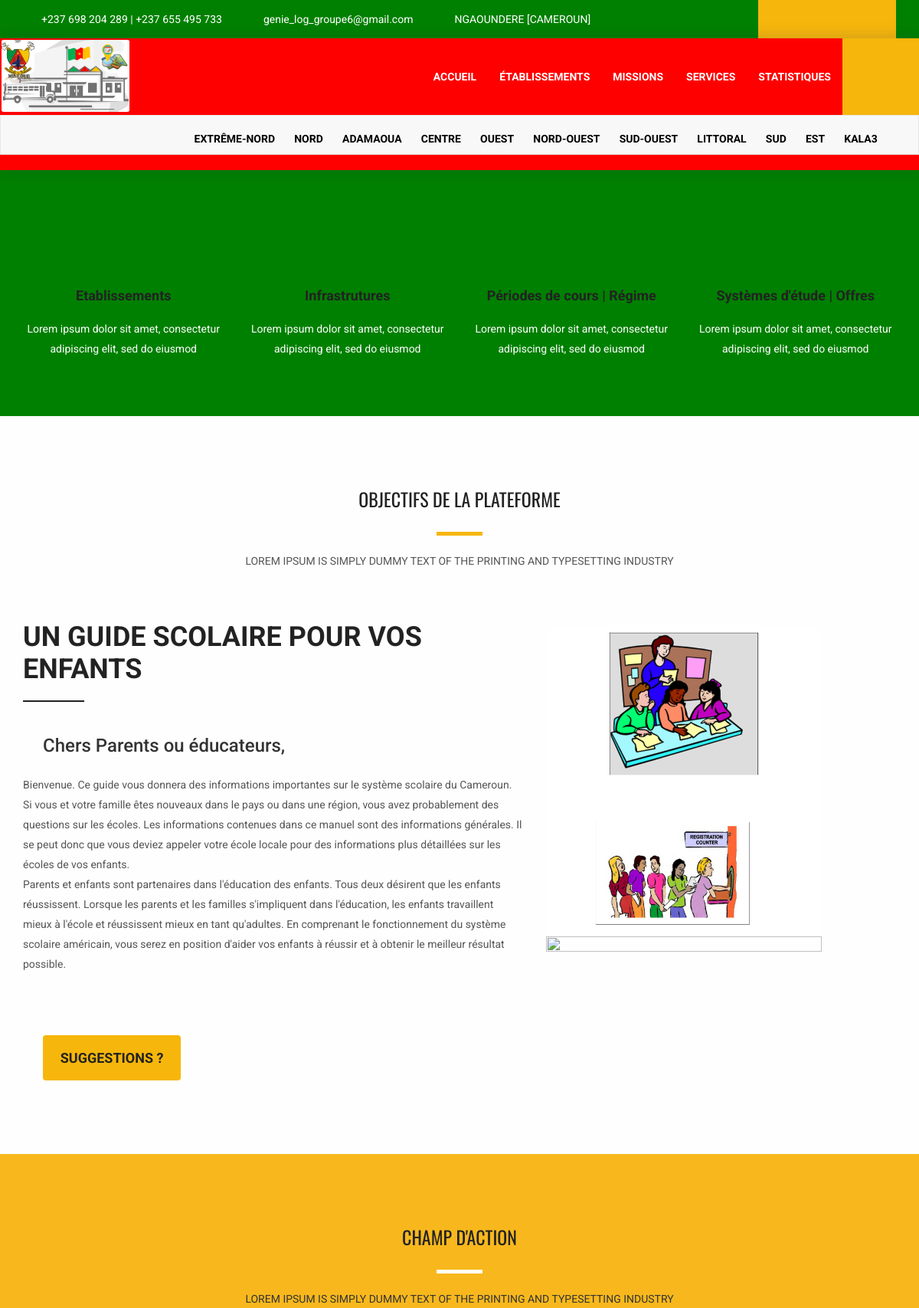
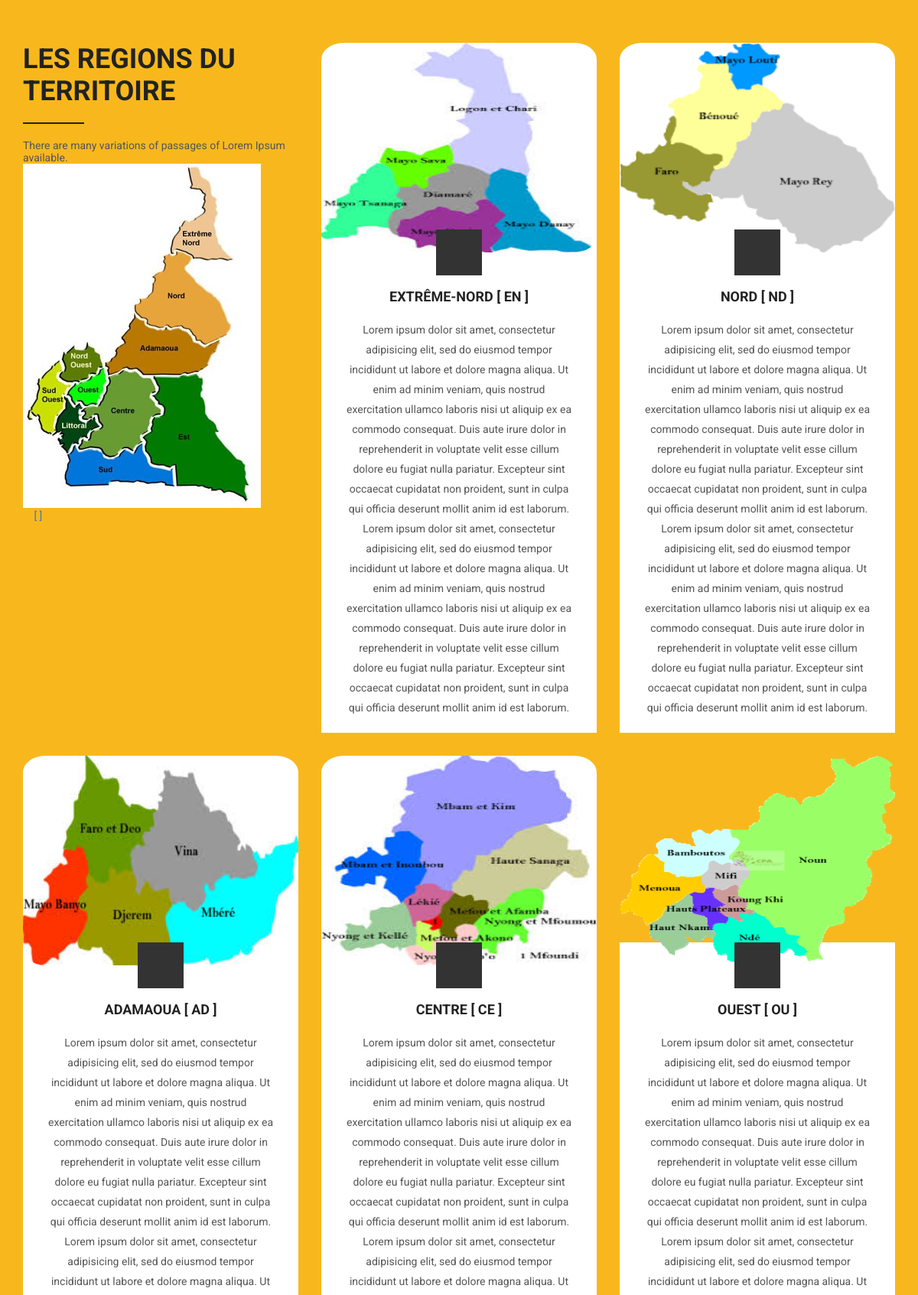
The page /guide/ (upper part) on the database its author committed (2 pictures, top to bottom).
### guide/models.py (models this page shows, shortened)
class Region(models.Model):
    name_rgn = models.CharField(max_length=17)
    abbrev_rgn = models.CharField(max_length=2)
    desc_rgn = models.TextField()
    img_region = models.ImageField(upload_to="images/regions")
    last_modify = models.DateTimeField(auto_now=True)

### guide/views.py (the view)
# urls.py: path('', Welcome, name="Welcome"),
def Welcome(request):
    regions = Region.objects.all()
    schools = School.objects.all()
    arrs = Arrondissement.objects.all()
    wel_context = {'title': 'Accueil', 'regions': regions, 'schools': schools, 'arrs': arrs}
    return render(request, 'public/index.html', wel_context)

### guide/models.py (called while the page is built)
    def __str__(self):
        return self.name_arr

### guide/templates/public/index.html (shortened to what this page needs)
<!DOCTYPE html>
<html dir="ltr" lang="en">
{% load static %}
{% include '../public/_head.html' %}
<body>
    {% include '../public/top_header_area.html' %}
    {% include '../public/main_navbar.html' %}
    <section class="slider_area row m0">
        <div class="slider_inner">
            <div data-thumb="images/slider-1.jpg" data-src="{% static 'public/images/slider-1.jpg' %}">
                <div class="camera_caption">
                </div>
            </div>
            <div data-thumb="{% static 'public/images/slider-2.jpg' %}" data-src="{% static 'public/images/slider-2.jpg' %}">
                <div class="camera_caption">
                </div>
            </div>
            <div data-thumb="images/slider-1.jpg" data-src="{% static 'public/images/slider-3.jpg' %}">
                <div class="camera_caption">
                </div>
            </div>
        </div>
    </section>
    <section class="professional_builder row">
        <div class="container">
           <div class="row builder_all" style="color:red">
                <div class="col-md-3 col-sm-6 builder">
                    <i class="fa fa-child"></i>
                    <i class="fa fa-book"></i>
                    <h4>Etablissements</h4>
                    <p>Lorem ipsum dolor sit amet, consectetur adipiscing elit, sed do eiusmod </p>
                </div>
                <div class="col-md-3 col-sm-6 builder">
                    <i class="fa fa-building" aria-hidden="true"></i>
                    <i class="fa fa-sitemap"></i>
                    <h4>Infrastrutures</h4>
                    <p>Lorem ipsum dolor sit amet, consectetur adipiscing elit, sed do eiusmod </p>
                </div>
                <div class="col-md-3 col-sm-6 builder">
                    <i class="fa fa-clock-o"></i>
                    <i class="fa fa-address-card"></i>
                    <h4>Périodes de cours | Régime</h4>
                    <p>Lorem ipsum dolor sit amet, consectetur adipiscing elit, sed do eiusmod </p>
                </div>
                <div class="col-md-3 col-sm-6 builder">
                    <i class="fa fa-podcast"></i>
                    <i class="fa fa-dropbox"></i>
                    <h4>Systèmes d'étude | Offres</h4>
                    <p>Lorem ipsum dolor sit amet, consectetur adipiscing elit, sed do eiusmod </p>
                </div>
           </div>
        </div>
    </section>
    <section class="about_us_area row">
        <div class="container">
            <div class="tittle wow fadeInUp">
                <h2>OBJECTIFS DE LA PLATEFORME</h2>
                <h4>Lorem Ipsum is simply dummy text of the printing and typesetting industry</h4>
            </div>
            <div class="row about_row">
                <div class="who_we_area col-md-7 col-sm-7">
                    <div class="subtittle">
                        <h2>UN GUIDE SCOLAIRE POUR VOS ENFANTS</h2>
                    </div><br>
                    <h3 style="margin:4%"> Chers Parents ou éducateurs,</h3><br>
                    <p style="width:100%; margin-top:-50px">
                            Bienvenue. Ce guide vous donnera des informations importantes
                        sur le système scolaire du Cameroun. Si vous et
                        votre famille êtes nouveaux dans le pays ou dans une région, vous avez
                        probablement des questions sur les écoles. Les informations
                        contenues dans ce manuel sont des informations générales. Il se
                        peut donc que vous deviez appeler votre école locale pour des
                        informations plus détaillées sur les écoles de vos enfants.
                    <br>
                        Parents et enfants sont partenaires dans l'éducation des enfants.
                        Tous deux désirent que les enfants réussissent. Lorsque les
                        parents et les familles s'impliquent dans l'éducation, les enfants
                        travaillent mieux à l'école et réussissent mieux en tant qu'adultes.
                        En comprenant le fonctionnement du système scolaire américain,
                        vous serez en position d'aider vos enfants à réussir et à obtenir le
                        meilleur résultat possible.
                    </p>
                    <a href="#" class="btn btn-primary button_all" style="margin:4%">Suggestions ?</a>
                </div>
                <div class="col-md-4 col-sm-4 about_client">
                    <img style="width: 100%; height: 110%; border-radius: 4%" src="{% static 'public/images/accueil1.jpg' %}" alt="">
                    <img style="width: 100%; height: 110%" src="{% static 'public/images/accueil2.jpg' %}" alt="">
                    <img style="width: 100%; height: 110%" src="{% static 'public/images/accueil3.jpg' %}" alt="">
                </div>
            </div>
        </div>
    </section>
    <section class="what_we_area row">
        <div class="container">
            <div class="tittle wow fadeInUp">
                <h2>CHAMP D'ACTION</h2>
                <h4>Lorem Ipsum is simply dummy text of the printing and typesetting industry</h4>
            </div>
            <div class="row construction_iner">
                <div class="col-md-4 feature_img subtittle">
                    <h2>LES REGIONS DU TERRITOIRE</h2>
                    <h5>There are many variations of passages of Lorem Ipsum available.</h5>
                    <img src="{% static 'public/images/regions.jpg' %}" alt="">
                    <div class="cns-content">
                        <i class="fa fa-home" aria-hidden="true"></i>
                        <a href="#">{{region.name_rgn}} [ {{region.abbrev_rgn}} ]</a>
                    </div>
                </div>
                {% for region in regions %}
                <div class="col-md-4 col-sm-6 construction wow fadeIn">
                   <div class="cns-img">
                        <img src="{% static ''%}{{region.img_region}}" alt="" style="width:100%; height:274px; border-radius:8%">
                   </div>
                   <div class="cns-content">
                        <i class="fa fa-map" aria-hidden="true"></i>
                        <a href="{% url 'publicRegion' region.id %}">{{region.name_rgn}} [ {{region.abbrev_rgn}} ]</a>
                        <p>{{region.desc_rgn}} </p>
                   </div>
                </div>
                {% endfor %}
            </div>
        </div>
    </section>
</body>
</html>

### guide/templates/public/main_navbar.html (shortened to what this page needs)
{% load static %}
<nav class="navbar navbar-default header_aera" id="main_navbar" style="background-color: red; ">
    <div class="">
        <div class="col-md-2 p0">
            {% if user.is_authenticated %}
            <a href="{% url 'dashbordAdm' %}">
                <img style="border-radius: 2%; height: 94px; margin:1%"
                     src="{% static 'images/logo-text.png' %}" alt="">
            </a>
            {% else %}
                <img style="border-radius: 2%; height: 94px; margin:1%"
                     src="{% static 'images/logo-text.png' %}" alt="">
            {% endif %}
        </div>
        <div class="col-md-10 p0">
            <div class="collapse navbar-collapse" id="min_navbar">
                <ul class="nav navbar-nav navbar-right">
                    <li class="dropdown submenu">
                        <a href="/" class="dropdown-toggle" data-toggle="dropdown" style="color: white">
                            Accueil
                        </a>
                    </li>
                    <li class="dropdown submenu">
                        <a href="../etablissements" class="dropdown-toggle" data-toggle="dropdown" style="color: white">
                            établissements
                        </a>
                            </li>
                        </ul>
                    <li class="dropdown submenu">
                        <a href="#" class="dropdown-toggle" data-toggle="dropdown" style="color: white">missions</a>
                    </li>
                    <li class="dropdown submenu">
                        <a href="#" class="dropdown-toggle" data-toggle="dropdown" style="color: white">Services</a>
                    </li>
                    <li class="dropdown submenu">
                        <a href="#" class="dropdown-toggle" data-toggle="dropdown" style="color: white">Statistiques</a>
                    </li>
                    <li><a href="#" class="nav_searchFrom"><i class="fa fa-search"></i></a></li>
            </div>
            <nav class="navbar navbar-default"  style="margin-left:-20%;border-radius:0%">
                <div class="collapse navbar-collapse" id="">
                    <ul class="nav navbar-nav navbar-right" style="height:50px">
                        {% for region in regions %}
                        <li class="dropdown submenu" style="margin-left:-0.5%">
                            <a href="/" class="dropdown-toggle" data-toggle="dropdown"
                               style="margin-top:-20px; color: black">
                                {{region.name_rgn}}
                            </a>
                        </li>
                        {% endfor %}
                    </ul>
                </div>
            </nav>
        </div>
    </div>
</nav>

### guide/static/public/css/style.css (style rules this page uses)
.button_all { font: 700 18px/59px "Roboto", sans-serif; width: 180px; text-align: center; background: #f6b60b; display: block; border: 0; color: #222222; text-transform: uppercase; position: relative; z-index: 2; padding: 0; }
.button_all:before { content: ""; position: absolute; z-index: -1; background: #222222; top: 0; bottom: 0; left: 0; display: block; right: 0; transform: scaleY(0); transform-origin: 50%; transition-property: transform; transition-duration: 0.3s; transition-timing-function: ease-out; }
.tittle { text-align: center; text-transform: uppercase; }
.tittle h2 { font: 400 24px "Oswald", sans-serif; color: #222222; padding-top: 90px; position: relative; }
.tittle h2:after { content: ""; position: absolute; background: #f6b60b; height: 5px; width: 60px; left: 50%; transform: translateX(-50%); bottom: -30px; }
.tittle h4 { font: 400 14px "Roboto", sans-serif; color: #555555; padding-top: 55px; }
.subtittle h2 { font: 700 36px "Roboto", sans-serif; color: #222222; text-transform: uppercase; position: relative; margin-bottom: 20px; }
.subtittle h2:after { content: ""; position: absolute; height: 2px; width: 80px; background: #222222; left: 0; bottom: -22px; }
.subtittle h5 { font: 400 14px "Roboto", sans-serif; color: #555555; padding-top: 22px; }
.m0 { margin: 0; }
.p0 { padding: 0; }
body { font-family: "Roboto", sans-serif; }
body h1, body h2, body h3, body h4, body h5, body h6 { margin: 0; }
body p { font-family: "Roboto", sans-serif; line-height: 26px; color: #555555; margin: 0; }
body section.row, body header.row, body footer.row { margin: 0; }
a, .btn, button { outline: none; transition: all 300ms linear 0s; }
a:before, a:after, .btn:before, .btn:after, button:before, button:after { transition: all 300ms linear 0s; }
.header_aera { background: #fff; border-radius: 0; border: 0; margin: 0; width: 100%; z-index: 9999; top: 0; box-shadow: 0px 0px 20px 0px rgba(21, 47, 95, 0.2); }
.header_aera .navbar-collapse .navbar-nav.navbar-right li a { font: 700 14px/100px "Roboto", sans-serif; color: #222222; text-transform: uppercase; padding: 0; padding-left: 30px; }
.header_aera .navbar-collapse .navbar-nav.navbar-right li .nav_searchFrom { width: 100px; background: #f6b60b; color: #fff; padding: 0; text-align: center; margin-left: 15px; }
.slider_area .slider_inner .camera_caption { height: 100%; }
.professional_builder { background: green; padding-top: 80px; padding-bottom: 50px; }
.professional_builder .builder_all .builder { text-align: center; padding-bottom: 25px; }
.professional_builder .builder_all .builder i { font-size: 48px; color: #f6b60b; padding-bottom: 25px; }
.professional_builder .builder_all .builder h4 { font: 700 18px "Roboto", sans-serif; color: #222222; padding-bottom: 20px; }
.professional_builder .builder_all .builder p { font: 400 14px/26px "Roboto", sans-serif; color: white; }
.about_us_area { background: #fefefe; }
.about_us_area .about_row { padding-top: 70px; padding-bottom: 70px; }
.about_us_area .about_row p { font: 400 14px/26px "Roboto", sans-serif; color: #555555; padding-top: 28px; padding-bottom: 54px; }
.about_us_area .about_row .about_client { padding-top: 7px; }
.about_us_area .about_row .about_client img { max-width: 100%; }
.what_we_area { background: #f8b81d; }
.what_we_area .tittle h2:after { background: #fff; }
.what_we_area .tittle h4 { color: #333; }
.what_we_area .construction_iner { padding-top: 60px; padding-bottom: 70px; }
.what_we_area .construction_iner .construction { text-align: center; padding-bottom: 30px; cursor: move; }
.what_we_area .construction_iner .construction .cns-img { z-index: 2; }
.what_we_area .construction_iner .construction .cns-img img { max-width: 100%; }
.what_we_area .construction_iner .construction .cns-content { background: #fff; padding: 0 30px; padding-bottom: 20px; margin-top: -30px; }
.what_we_area .construction_iner .construction .cns-content i { color: #fff; font-size: 24px; background: #333333; line-height: 60px; width: 60px; display: block; margin: 0 auto; z-index: 1; transition: all 300ms linear 0s; position: relative; }
.what_we_area .construction_iner .construction .cns-content a { font: 700 18px "Roboto", sans-serif; text-transform: uppercase; color: #222222; padding-top: 17px; display: block; }
.what_we_area .construction_iner .construction .cns-content p { font: 400 14px/26px "Roboto", sans-serif; color: #555555; padding-top: 20px; }

### rows shown on the page
Region: name_rgn "EXTRÊME-NORD", img_region (picture), abbrev_rgn "EN", desc_rgn "Lorem ipsum dolor sit amet, consectetur adipisicing elit, sed do eiusmod tempor incididunt ut labore et dolore magna aliqua. Ut enim ad minim veniam, quis nostrud exercitation ullamco laboris nisi ut aliquip ex ea commodo consequat. Duis aute irure dolor in reprehenderit in voluptate velit esse cillum dolore eu fugiat nulla pariatur. Excepteur sint occaecat cupidatat non proident, sunt in culpa qui officia deserunt mollit anim id est laborum. Lorem ipsum dolor sit amet, consectetur adipisicing elit, sed do eiusmod tempor incididunt ut labore et dolore magna aliqua. Ut enim ad minim veniam, quis nostrud exercitation ullamco laboris nisi ut aliquip ex ea commodo consequat. Duis aute irure…"
Region: name_rgn "NORD", img_region (picture), abbrev_rgn "ND", desc_rgn "Lorem ipsum dolor sit amet, consectetur adipisicing elit, sed do eiusmod tempor incididunt ut labore et dolore magna aliqua. Ut enim ad minim veniam, quis nostrud exercitation ullamco laboris nisi ut aliquip ex ea commodo consequat. Duis aute irure dolor in reprehenderit in voluptate velit esse cillum dolore eu fugiat nulla pariatur. Excepteur sint occaecat cupidatat non proident, sunt in culpa qui officia deserunt mollit anim id est laborum. Lorem ipsum dolor sit amet, consectetur adipisicing elit, sed do eiusmod tempor incididunt ut labore et dolore magna aliqua. Ut enim ad minim veniam, quis nostrud exercitation ullamco laboris nisi ut aliquip ex ea commodo consequat. Duis aute irure…"
Region: name_rgn "ADAMAOUA", img_region (picture), abbrev_rgn "AD"
Region: name_rgn "CENTRE", img_region (picture), abbrev_rgn "CE"
Region: name_rgn "OUEST", img_region (picture), abbrev_rgn "OU"
Region: name_rgn "NORD-OUEST"
Region: name_rgn "SUD-OUEST"
Region: name_rgn "LITTORAL"
Region: name_rgn "SUD"
Region: name_rgn "EST"
Region: name_rgn "KALA3"
